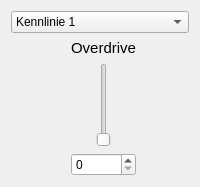
                <widget class="QWidget" name="page_3L_Verzerrung">
                 <layout class="QVBoxLayout" name="verticalLayout_27">
                  <item>
                   <layout class="QGridLayout" name="gridLayout_4">
                    <item row="1" column="2">
                     <widget class="QLabel" name="label_26">
                      <property name="font">
                       <font>
                        <pointsize>11</pointsize>
                       </font>
                      </property>
                      <property name="text">
                       <string>Overdrive</string>
                      </property>
                      <property name="alignment">
                       <set>Qt::AlignCenter</set>
                      </property>
                     </widget>
                    </item>
                    <item row="2" column="0">
                     <spacer name="horizontalSpacer_30">
                      <property name="orientation">
                       <enum>Qt::Horizontal</enum>
                      </property>
                      <property name="sizeHint" stdset="0">
                       <size>
                        <width>28</width>
                        <height>20</height>
                       </size>
                      </property>
                     </spacer>
                    </item>
                    <item row="0" column="0" colspan="4">
                     <widget class="QComboBox" name="comboBox_Verzerrung_3L_kennlinie">
                      <item>
                       <property name="text">
                        <string>Kennlinie 1</string>
                       </property>
                      </item>
                      <item>
                       <property name="text">
                        <string>Kennlinie 2</string>
                       </property>
                      </item>
                      <item>
                       <property name="text">
                        <string>Kennlinie 3</string>
                       </property>
                      </item>
                      <item>
                       <property name="text">
                        <string>Kennlinie 4</string>
                       </property>
                      </item>
                     </widget>
                    </item>
                    <item row="2" column="2" alignment="Qt::AlignHCenter">
                     <widget class="QSlider" name="verticalSlider_3L_Verzerrung_setOverdrive">
                      <property name="minimum">
                       <number>0</number>
                      </property>
                      <property name="maximum">
                       <number>40</number>
                      </property>
                      <property name="sliderPosition">
                       <number>0</number>
                      </property>
                      <property name="orientation">
                       <enum>Qt::Vertical</enum>
                      </property>
                     </widget>
                    </item>
                    <item row="2" column="3">
                     <spacer name="horizontalSpacer_31">
                      <property name="orientation">
                       <enum>Qt::Horizontal</enum>
                      </property>
                      <property name="sizeHint" stdset="0">
                       <size>
                        <width>28</width>
                        <height>20</height>
                       </size>
                      </property>
                     </spacer>
                    </item>
                    <item row="3" column="2">
                     <widget class="QSpinBox" name="spinBox_3L_verzerrung_showOverdrive">
                      <property name="minimum">
                       <number>0</number>
                      </property>
                      <property name="maximum">
                       <number>40</number>
                      </property>
                      <property name="value">
                       <number>0</number>
                      </property>
                     </widget>
                    </item>
                   </layout>
                  </item>
                 </layout>
                </widget>
